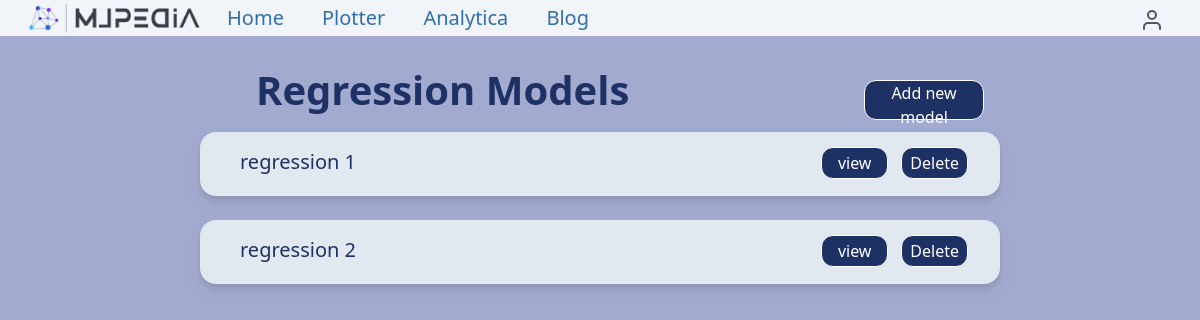
Page /analytica/rg_models_list/ (signed in) on the earlier database version.
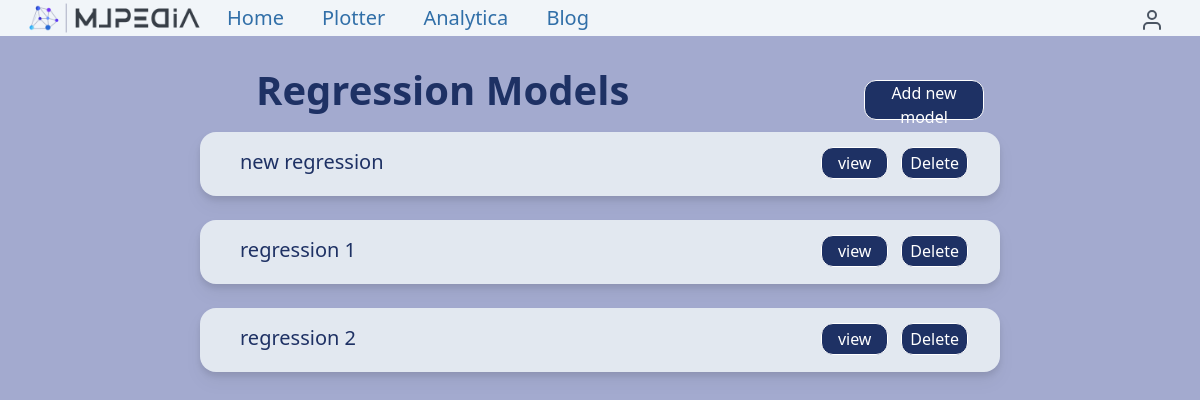
Same page on the later database version.
### analytica/models.py (models this page shows, shortened)
class Regression(models.Model):
    user = models.ForeignKey(settings.AUTH_USER_MODEL,
                            related_name='regression_models_created',
                            on_delete=models.CASCADE)
    title = models.CharField(max_length=500)
    weight_dimention = models.IntegerField(default=0)
    degree = models.IntegerField(default=1)
    model_accuracy = models.FloatField(default=0.0)
    features_input = models.FileField(upload_to='files/%Y/%m/%d/')
    labels_input = models.FileField(upload_to='files/%Y/%m/%d/')
    plot = models.ImageField(upload_to='images/%Y/%m/%d/', blank = True)
    weights_file = models.FileField(upload_to='files/%Y/%m/%d/', blank = True)
    slug = models.SlugField(max_length = 600, blank=True)
    created = models.DateField(auto_now_add = True, db_index = True)
    class Meta:
        ordering = ('-created',)
    def get_absolute_url(self):
        return reverse('analytica:regression_detail', args=[self.id, self.slug])

### analytica/views.py (the view)
# urls.py: path("rg_models_list/",views.regression_models_list, name = "regression_models_list"),
@login_required
def regression_models_list(request):
    models = Regression.objects.filter(user=request.user).order_by('-created')
    return render(request, "analytica/regression/regression_models_list.html",{
        'models': models,
        'section': 'analytica',
    })

### analytica/templates/analytica/regression/regression_models_list.html (shortened to what this page needs)
{% extends "base.html" %}
{% load static %}
{% block content %}
<!DOCTYPE html>
<html lang="en">
<head>
</head>
<body class=" bg-[#a3aacf]">
    <div>
        <div class="h-auto w-[72%] mt-6 mb-5 flex justify-between items-center">
            <div class=" text-[#1e3164] text-[40px] font-semibold  h-10 ml-64  ">
                Regression Models
            </div>
            <a href="{% url 'analytica:regression_create' %}"><button class=" absolute w-[10%] h-10  border border-white border-solid rounded-xl bg-[#1e3164] text-white px-2  text-center text-sm lg:text-base hover:bg-blue-900 hover:border-none ">Add new model</button></a>
        </div>
        {% if models %}
        <div class="h-full width-full flex flex-col justify-center items-center ">
            {% for model in models %}
            <div class="  bg-slate-200 rounded-2xl drop-shadow-lg h-16 w-4/6 my-3 mx-2 flex justify-between ">
                <h1 class="m-4 px-6  text-xl text-[#1e3164] relative">{{ model.title }}</h1>
                <a class="m-4  px-7 text-xl text-[#1e3164]" href="{{ model.get_absolute_url }}">
                    <button class=" absolute w-1/12 h-8 border border-white border-solid rounded-xl bg-[#1e3164] text-white  lg:bottom-[27%]  lg:right-[14%] text-center text-sm lg:text-base hover:bg-blue-900 hover:border-none ">view</button>
                </a>
                <a class="m-4  px-7 text-xl text-[#1e3164]" href="{% url 'analytica:regression_delete' model.id model.slug %}">
                    <button class=" absolute w-1/12 h-8 border border-white border-solid rounded-xl bg-[#1e3164] text-white  lg:bottom-[27%]  lg:right-[4%] text-center text-sm lg:text-base hover:bg-blue-900 hover:border-none ">Delete</button>
                </a>
            </div>
            {% endfor %}
        </div>
        {% endif %}
    </div>
</body>
</html>
{% endblock %}

Differences in the rows shown:
added Regression: title "new regression"
